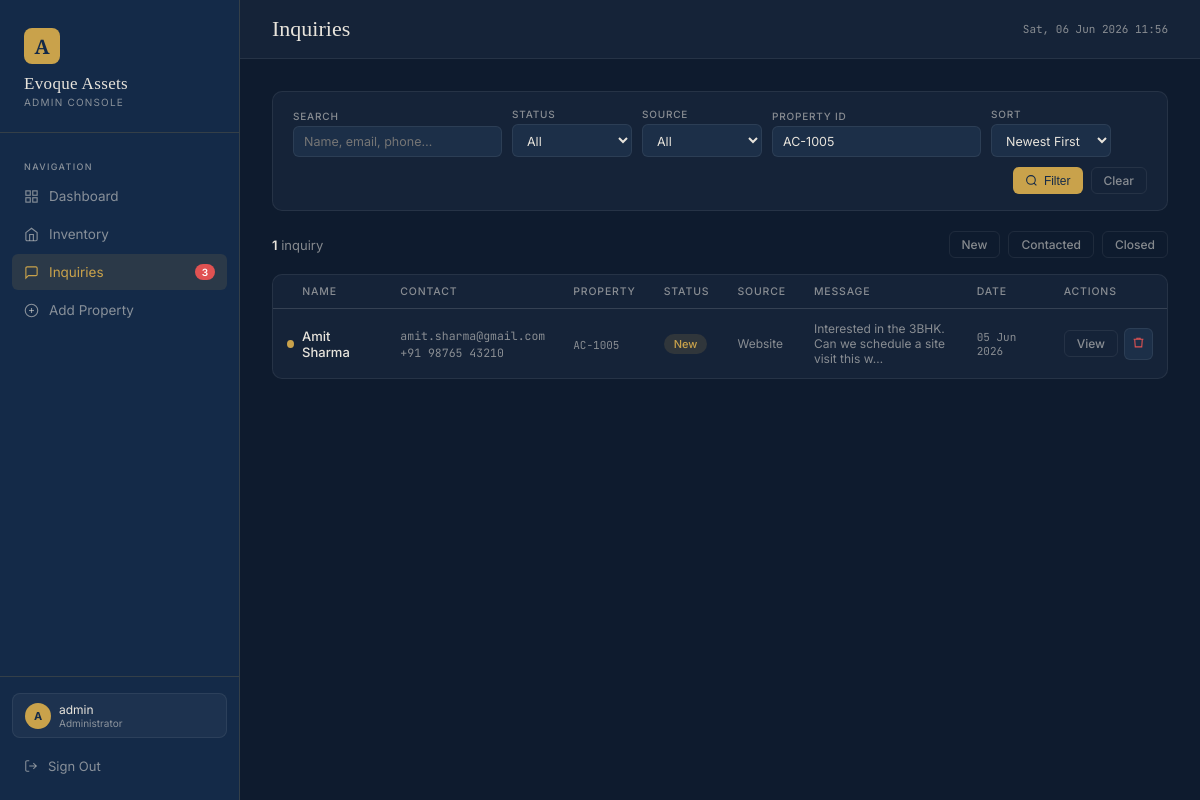
The app's page /admin-panel/inquiries/?property=AC-1005 (signed in) with its own data.
### core/models.py (models this page shows, shortened)
class Inquiry(models.Model):
    STATUS_CHOICES = [('new', 'New'), ('contacted', 'Contacted'), ('closed', 'Closed')]
    SOURCE_CHOICES = [('website', 'Website'), ('phone', 'Phone'), ('walk-in', 'Walk-In'), ('referral', 'Referral')]
    name        = models.CharField(max_length=100)
    email       = models.EmailField()
    phone       = models.CharField(max_length=20, blank=True)
    message     = models.TextField(blank=True)
    property    = models.ForeignKey(Property, null=True, blank=True, on_delete=models.SET_NULL, related_name='inquiries')
    property_ref= models.CharField(max_length=50, blank=True)  # if no FK
    status      = models.CharField(max_length=12, choices=STATUS_CHOICES, default='new')
    source      = models.CharField(max_length=20, choices=SOURCE_CHOICES, default='website')
    notes       = models.TextField(blank=True)
    created_at  = models.DateTimeField(auto_now_add=True)
    updated_at  = models.DateTimeField(auto_now=True)
    class Meta:
        ordering = ['-created_at']
        verbose_name_plural = 'Inquiries'

class Property(models.Model):
    PURPOSE_CHOICES = [('buy', 'Buy'), ('rent', 'Rent')]
    CATEGORY_CHOICES = [('residential', 'Residential'), ('commercial', 'Commercial')]
    STATUS_CHOICES = [('active', 'Active'), ('sold', 'Sold'), ('rented', 'Rented'), ('draft', 'Draft')]
    FURNISHING_CHOICES = [
        ('unfurnished', 'Unfurnished'),
        ('semi-furnished', 'Semi-Furnished'),
        ('fully-furnished', 'Fully-Furnished'),
        ('fully-fitted', 'Fully Fitted'),
    ]
    property_id   = models.CharField(max_length=20, unique=True, blank=True)
    title         = models.CharField(max_length=200)
    locality      = models.CharField(max_length=200)
    description   = models.TextField(blank=True)
    purpose       = models.CharField(max_length=10, choices=PURPOSE_CHOICES, default='buy')
    category      = models.CharField(max_length=20, choices=CATEGORY_CHOICES, default='residential')
    property_type = models.CharField(max_length=50)  # Apartment, Villa, Penthouse, Office Space…
    status        = models.CharField(max_length=10, choices=STATUS_CHOICES, default='active')
    price         = models.DecimalField(max_digits=14, decimal_places=2)
    price_label   = models.CharField(max_length=30, blank=True)
    price_period  = models.CharField(max_length=20, blank=True)  # "/ month" for rent
    bhk           = models.PositiveSmallIntegerField(null=True, blank=True)
    area          = models.PositiveIntegerField(null=True, blank=True)  # sq ft
    floor         = models.CharField(max_length=30, blank=True)
    facing        = models.CharField(max_length=30, blank=True)
    furnishing    = models.CharField(max_length=20, choices=FURNISHING_CHOICES, blank=True)
    parking       = models.PositiveSmallIntegerField(default=0)
    age           = models.CharField(max_length=30, blank=True)
    image         = models.TextField(blank=True)
    gallery       = models.JSONField(default=list, blank=True)
    badges        = models.JSONField(default=list, blank=True)
    amenities     = models.JSONField(default=list, blank=True)
    featured      = models.BooleanField(default=False)
    consultant_name     = models.CharField(max_length=100, blank=True)
    consultant_title    = models.CharField(max_length=100, blank=True)
    consultant_initials = models.CharField(max_length=5, blank=True)
    created_at    = models.DateTimeField(auto_now_add=True)
    updated_at    = models.DateTimeField(auto_now=True)
    class Meta:
        ordering = ['-created_at']
        verbose_name_plural = 'Properties'

### core/views.py (the view)
# urls.py: path('inquiries/',             views.inquiry_list,    name='inquiry_list'),
@login_required(login_url='/admin-panel/login/')
def inquiry_list(request):
    qs = Inquiry.objects.select_related('property')
    q      = request.GET.get('q', '')
    status = request.GET.get('status', '')
    source = request.GET.get('source', '')
    prop   = request.GET.get('property', '')
    sort   = request.GET.get('sort', '-created_at')
    if q:
        qs = qs.filter(Q(name__icontains=q) | Q(email__icontains=q) | Q(phone__icontains=q))
    if status:
        qs = qs.filter(status=status)
    if source:
        qs = qs.filter(source=source)
    if prop:
        qs = qs.filter(Q(property__property_id__icontains=prop) | Q(property_ref__icontains=prop))
    valid_sorts = ['created_at', '-created_at', 'name', 'status']
    if sort in valid_sorts:
        qs = qs.order_by(sort)
    return render(request, 'core/inquiries.html', {
        'inquiries': qs,
        'filters': {'q': q, 'status': status, 'source': source, 'property': prop, 'sort': sort},
    })

### core/views.py (called while the page is built)
def admin_context(request):
    if request.user.is_authenticated and request.user.is_staff:
        new_inq_count = Inquiry.objects.filter(status='new').count()
        return {'new_inq_count': new_inq_count}
    return {}

### templates/core/inquiries.html (shortened to what this page needs)
{% extends "core/base.html" %}
{% block page_title %}Inquiries{% endblock %}
{% block content %}
<form method="get" class="filter-bar">
  <div class="form-group">
    <label>Search</label>
    <input type="text" name="q" value="{{ filters.q }}" placeholder="Name, email, phone…" style="min-width:180px;"/>
  </div>
  <div class="form-group">
    <label>Status</label>
    <select name="status">
      <option value="">All</option>
    </select>
  </div>
  <div class="form-group">
    <label>Source</label>
    <select name="source">
      <option value="">All</option>
    </select>
  </div>
  <div class="form-group">
    <label>Property ID</label>
    <input type="text" name="property" value="{{ filters.property }}" placeholder="AC-1042"/>
  </div>
  <div class="form-group">
    <label>Sort</label>
    <select name="sort">
      <option value="-created_at" {% if filters.sort == '-created_at' %}selected{% endif %}>Newest First</option>
    </select>
  </div>
  <div class="filter-bar-actions">
    <button type="submit" class="btn btn-gold btn-sm">
      <svg width="13" height="13" viewBox="0 0 24 24" fill="none" stroke="currentColor" stroke-width="2"><circle cx="11" cy="11" r="8"/><line x1="21" y1="21" x2="16.65" y2="16.65"/></svg>
      Filter
    </button>
    <a href="{% url 'inquiry_list' %}" class="btn btn-outline btn-sm">Clear</a>
  </div>
</form>
<div style="display:flex;align-items:center;margin-bottom:16px;">
  <div style="font-size:13px;color:var(--text-muted);">
    <span style="color:var(--text);font-weight:600;">{{ inquiries|length }}</span> inquir{% if inquiries|length == 1 %}y{% else %}ies{% endif %}
  </div>
  <div style="margin-left:auto;display:flex;gap:8px;">
    <a href="?status=new" class="btn btn-outline btn-sm" style="{% if filters.status == 'new' %}background:rgba(201,162,75,.1);color:var(--gold);{% endif %}">New</a>
    <a href="?status=contacted" class="btn btn-outline btn-sm" style="{% if filters.status == 'contacted' %}background:rgba(44,78,122,.3);color:#7BA8D9;{% endif %}">Contacted</a>
    <a href="?status=closed" class="btn btn-outline btn-sm" style="{% if filters.status == 'closed' %}background:rgba(76,175,124,.1);color:var(--green);{% endif %}">Closed</a>
  </div>
</div>
<div class="card" style="padding:0;overflow:hidden;">
  {% if inquiries %}
  <div class="table-wrap">
    <table>
      <thead>
        <tr>
          <th>
            <span class="inq-dot"></span>
            &nbsp;Name
          </th>
          <th>Contact</th>
          <th>Property</th>
          <th>Status</th>
          <th>Source</th>
          <th>Message</th>
          <th>Date</th>
          <th>Actions</th>
        </tr>
      </thead>
      <tbody>
        {% for inq in inquiries %}
        <tr>
          <td>
            <div style="display:flex;align-items:center;gap:8px;">
              <span class="inq-dot dot-{{ inq.status }}"></span>
              <div>
                <a href="{% url 'inquiry_detail' inq.pk %}" style="color:var(--text);text-decoration:none;font-weight:500;font-size:13px;">{{ inq.name }}</a>
              </div>
            </div>
          </td>
          <td>
            <div class="mono" style="font-size:11.5px;">{{ inq.email }}</div>
            {% if inq.phone %}<div class="mono" style="font-size:11.5px;margin-top:2px;">{{ inq.phone }}</div>{% endif %}
          </td>
          <td>
            {% if inq.property %}
              <a href="{% url 'property_detail' inq.property.pk %}" style="color:var(--gold);text-decoration:none;">
                <span class="mono">{{ inq.property.property_id }}</span>
              </a>
            {% elif inq.property_ref %}
              <span class="mono text-muted">{{ inq.property_ref }}</span>
            {% else %}
              <span class="text-muted">—</span>
            {% endif %}
          </td>
          <td><span class="pill pill-{{ inq.status }}">{{ inq.get_status_display }}</span></td>
          <td class="text-muted" style="font-size:12px;">{{ inq.get_source_display }}</td>
          <td style="max-width:200px;font-size:12px;color:var(--text-muted);">{{ inq.message|truncatechars:60 }}</td>
          <td class="mono">{{ inq.created_at|date:"d M Y" }}</td>
          <td>
            <div class="actions-col">
              <a href="{% url 'inquiry_detail' inq.pk %}" class="btn btn-outline btn-sm">View</a>
              <a href="{% url 'inquiry_delete' inq.pk %}" class="btn-icon" title="Delete" style="color:var(--red);">
                <svg width="13" height="13" viewBox="0 0 24 24" fill="none" stroke="currentColor" stroke-width="2"><polyline points="3 6 5 6 21 6"/><path d="M19 6l-1 14H6L5 6"/><path d="M9 6V4h6v2"/></svg>
              </a>
            </div>
          </td>
        </tr>
        {% endfor %}
      </tbody>
    </table>
  </div>
  {% else %}
  <div class="empty-state">
    <svg width="40" height="40" viewBox="0 0 24 24" fill="none" stroke="currentColor" stroke-width="1.2"><path d="M21 15a2 2 0 01-2 2H7l-4 4V5a2 2 0 012-2h14a2 2 0 012 2z"/></svg>
    <div>No inquiries found</div>
  </div>
  {% endif %}
</div>
{% endblock %}

### templates/core/base.html (shortened to what this page needs)
<!DOCTYPE html>
<html lang="en">
<head>
</head>
<body>
{% block body %}
{% if user.is_authenticated %}
  <nav class="sidebar">
    <div class="sidebar__brand">
      <div class="brand-mark">A</div>
      <div class="brand-name">Evoque Assets</div>
      <div class="brand-sub">Admin Console</div>
    </div>
    <div class="sidebar__nav">
      <div class="nav-section-label">Navigation</div>
      <a href="{% url 'admin_dashboard' %}" class="nav-item {% if request.resolver_match.url_name == 'admin_dashboard' or request.resolver_match.url_name == 'admin_root' %}active{% endif %}">
        <svg width="15" height="15" viewBox="0 0 24 24" fill="none" stroke="currentColor" stroke-width="1.8"><rect x="3" y="3" width="7" height="7"/><rect x="14" y="3" width="7" height="7"/><rect x="3" y="14" width="7" height="7"/><rect x="14" y="14" width="7" height="7"/></svg>
        Dashboard
      </a>
      <a href="{% url 'inventory_list' %}" class="nav-item {% if 'inventory' in request.resolver_match.url_name %}active{% endif %}">
        <svg width="15" height="15" viewBox="0 0 24 24" fill="none" stroke="currentColor" stroke-width="1.8"><path d="M3 9l9-7 9 7v11a2 2 0 01-2 2H5a2 2 0 01-2-2z"/><polyline points="9 22 9 12 15 12 15 22"/></svg>
        Inventory
      </a>
      <a href="{% url 'inquiry_list' %}" class="nav-item {% if 'inquiry' in request.resolver_match.url_name %}active{% endif %}">
        <svg width="15" height="15" viewBox="0 0 24 24" fill="none" stroke="currentColor" stroke-width="1.8"><path d="M21 15a2 2 0 01-2 2H7l-4 4V5a2 2 0 012-2h14a2 2 0 012 2z"/></svg>
        Inquiries
        {% if new_inq_count %}<span class="nav-badge">{{ new_inq_count }}</span>{% endif %}
      </a>
      <a href="{% url 'property_add' %}" class="nav-item {% if request.resolver_match.url_name == 'property_add' %}active{% endif %}">
        <svg width="15" height="15" viewBox="0 0 24 24" fill="none" stroke="currentColor" stroke-width="1.8"><circle cx="12" cy="12" r="10"/><line x1="12" y1="8" x2="12" y2="16"/><line x1="8" y1="12" x2="16" y2="12"/></svg>
        Add Property
      </a>
    </div>
    <div class="sidebar__footer">
      <div class="user-chip" style="margin-bottom:10px; padding:8px 12px; border-radius:8px; background:rgba(255,255,255,.04); border:1px solid var(--border2);">
        <div class="user-avatar">{{ user.username|first|upper }}</div>
        <div>
          <div style="font-size:12px;color:var(--text);">{{ user.username }}</div>
          <div style="font-size:10px;color:var(--text-muted);">Administrator</div>
        </div>
      </div>
      <a href="{% url 'admin_logout' %}" class="logout-btn">
        <svg width="14" height="14" viewBox="0 0 24 24" fill="none" stroke="currentColor" stroke-width="1.8"><path d="M9 21H5a2 2 0 01-2-2V5a2 2 0 012-2h4"/><polyline points="16 17 21 12 16 7"/><line x1="21" y1="12" x2="9" y2="12"/></svg>
        Sign Out
      </a>
    </div>
  </nav>
  <div class="main">
    <div class="topbar">
      <h1>{% block page_title %}Dashboard{% endblock %}</h1>
      <div class="topbar-right">
        <div style="font-size:11px;color:var(--text-muted);font-family:var(--ff-mono);">
          {% now "D, d M Y H:i" %}
        </div>
      </div>
    </div>
    <div class="content">
      {% block content %}{% endblock %}
    </div>
  </div>
{% else %}
  {% block body_auth %}{% endblock %}
{% endif %}
{% endblock %}
</body>
</html>

### records on screen
Inquiry: name "Amit Sharma", email "amit.sharma@gmail.com", phone "+91 98765 43210", property.property_id "AC-1005", status "New", source "Website", message "Interested in the 3BHK. Can we schedule a site visit this w…", created_at "05 Jun 2026"

### other values on screen
{{ new_inq_count }} "3"
{{ user.username|first|upper }} "A"
{{ user.username }} "admin"
{{ inquiries|length }} "1"
